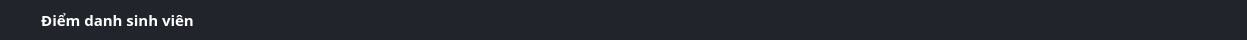
     <widget class="QWidget" name="panel_window" native="true">
      <property name="minimumSize">
       <size>
        <width>0</width>
        <height>40</height>
       </size>
      </property>
      <property name="maximumSize">
       <size>
        <width>16777215</width>
        <height>40</height>
       </size>
      </property>
      <property name="styleSheet">
       <string notr="true">background-color: rgb(33, 37, 43);
border-top-right-radius: 5px;
border-top-left-radius: 5px;</string>
      </property>
      <layout class="QHBoxLayout" name="horizontalLayout_2">
       <property name="leftMargin">
        <number>5</number>
       </property>
       <property name="topMargin">
        <number>5</number>
       </property>
       <property name="rightMargin">
        <number>5</number>
       </property>
       <property name="bottomMargin">
        <number>5</number>
       </property>
       <item>
        <widget class="QLabel" name="icon_attendance">
         <property name="minimumSize">
          <size>
           <width>30</width>
           <height>30</height>
          </size>
         </property>
         <property name="maximumSize">
          <size>
           <width>30</width>
           <height>30</height>
          </size>
         </property>
         <property name="text">
          <string/>
         </property>
         <property name="pixmap">
          <pixmap resource="../resources/resources.qrc">:/apps/apps/logo_app.png</pixmap>
         </property>
         <property name="scaledContents">
          <bool>true</bool>
         </property>
         <property name="alignment">
          <set>Qt::AlignCenter</set>
         </property>
        </widget>
       </item>
       <item>
        <widget class="QLabel" name="name_attendance">
         <property name="font">
          <font>
           <family>Cascadia Code</family>
           <pointsize>11</pointsize>
           <weight>75</weight>
           <bold>true</bold>
          </font>
         </property>
         <property name="styleSheet">
          <string notr="true">color: rgb(255, 255, 255);</string>
         </property>
         <property name="text">
          <string>Điểm danh sinh viên</string>
         </property>
         <property name="alignment">
          <set>Qt::AlignCenter</set>
         </property>
        </widget>
       </item>
       <item>
        <spacer name="horizontalSpacer_2">
         <property name="orientation">
          <enum>Qt::Horizontal</enum>
         </property>
         <property name="sizeHint" stdset="0">
          <size>
           <width>1017</width>
           <height>20</height>
          </size>
         </property>
        </spacer>
       </item>
       <item>
        <widget class="QPushButton" name="attendance_exit_btn">
         <property name="minimumSize">
          <size>
           <width>25</width>
           <height>25</height>
          </size>
         </property>
         <property name="maximumSize">
          <size>
           <width>25</width>
           <height>25</height>
          </size>
         </property>
         <property name="text">
          <string/>
         </property>
         <property name="icon">
          <iconset resource="../resources/resources.qrc">
           <normaloff>:/icon-EC8482/EC8482/x-octagon.svg</normaloff>:/icon-EC8482/EC8482/x-octagon.svg</iconset>
         </property>
         <property name="iconSize">
          <size>
           <width>25</width>
           <height>25</height>
          </size>
         </property>
        </widget>
       </item>
      </layout>
     </widget>
